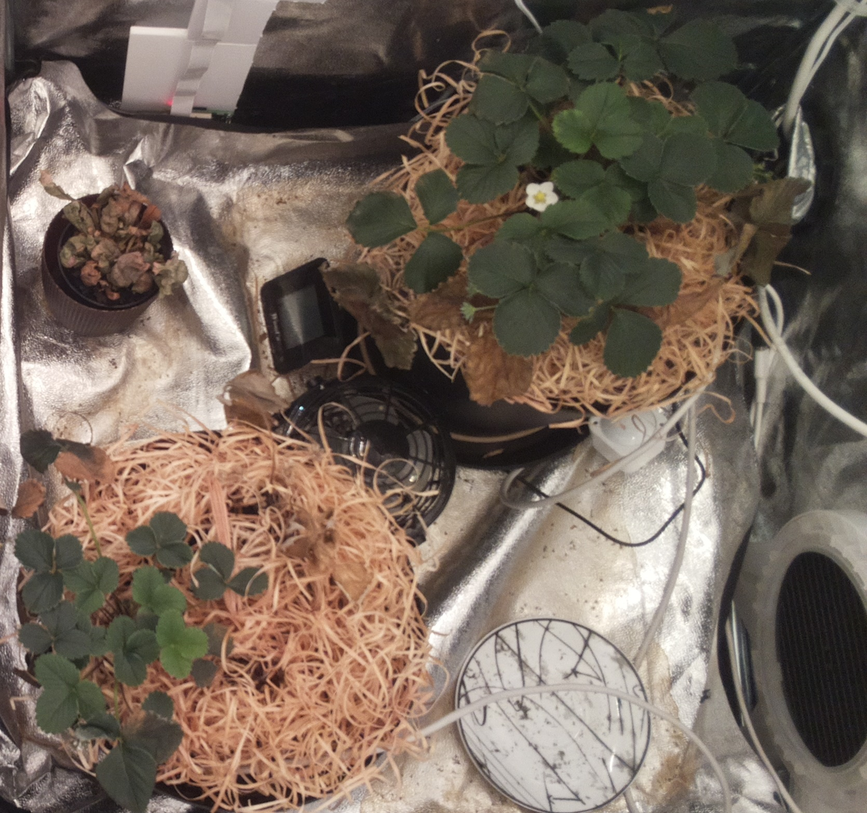
#> input picture machine_learning/test.png, 867 x 813 px, shrunk from 1670 x 1566 before the run
$ python count_leaves_4.py
#> lines starting #> are read from the running program, lines starting #| are printed output that depends on the picture; after the words box and inside, x2 and y2 are one past the last pixel; in counts of white or black regions, pixels touching at a corner belong together
#> in count_leaves, image is the input picture: PIL image 867x813 RGB; mean R, G, B 117.6, 103.3, 91.7
import cv2
import numpy as np
from PIL import Image
import matplotlib.pyplot as plt

def crop_image(image, crop_width):
#> called with crop_width = 100
    height, width = image.shape[:2]
#> height = 813; width = 867
    cropped_image = image[:, :width - crop_width, :]
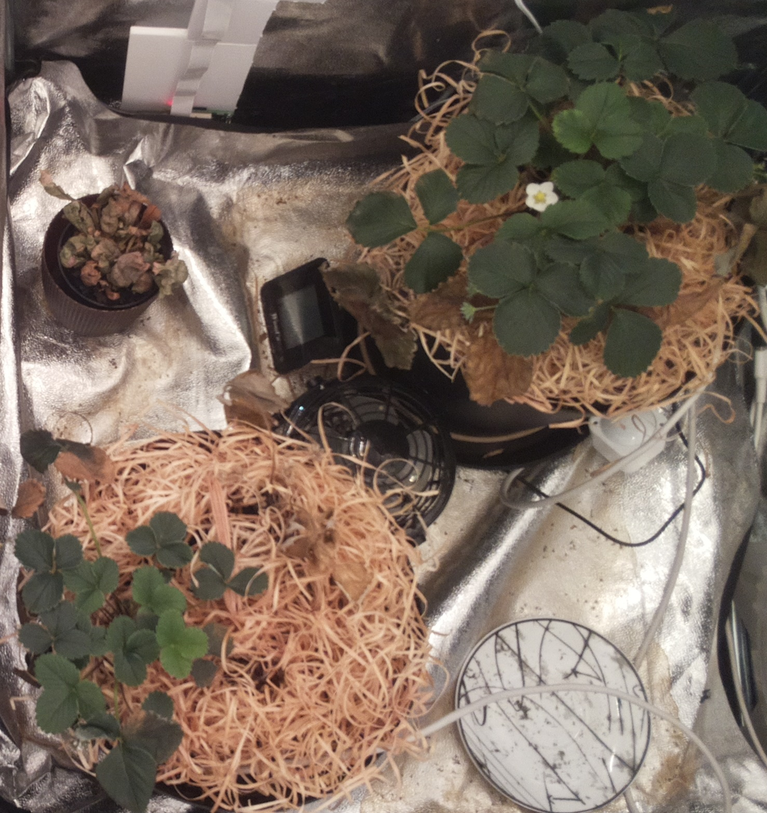
#> cropped_image: shape (813, 767, 3); mean R, G, B 123.4, 107.5, 95.2
    return cropped_image

def adjust_brightness(image, factor=1.3):
    # Convert the image to HSV
#> called with factor = 1.2
    hsv_image = cv2.cvtColor(image, cv2.COLOR_BGR2HSV)
#> hsv_image: shape (813, 767, 3); mean H, S, V 105.1, 61.2, 124.1

    # Multiply the value channel by the brightness factor
    hsv_image[:, :, 2] = np.clip(hsv_image[:, :, 2] * factor, 0, 255).astype(np.uint8)
#> hsv_image: shape (813, 767, 3); mean H, S, V 105.1, 61.2, 147.1

    # Convert the image back to BGR
    adjusted_image = cv2.cvtColor(hsv_image, cv2.COLOR_HSV2BGR)
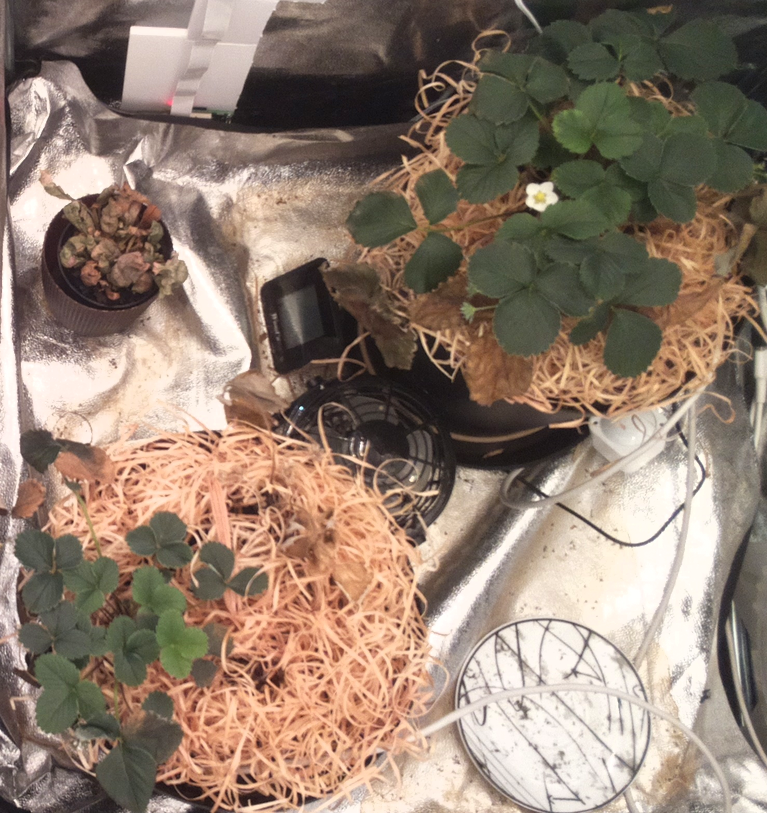
#> adjusted_image: shape (813, 767, 3); mean R, G, B 146.1, 126.9, 112.1

    return adjusted_image

def count_leaves(image_path):
    # Load the image
    image = Image.open(image_path)
    image_np = np.array(image)

    # Crop the image by 100 pixels on the right side
    cropped_image = crop_image(image_np, crop_width=100)

    # Adjust the brightness of the cropped image
    brighter_image = adjust_brightness(cropped_image, factor=1.2)

    # Convert the brighter image from RGBA to BGR (OpenCV format)
    image_bgr = cv2.cvtColor(brighter_image, cv2.COLOR_RGBA2BGR)

    # Convert the image to HSV and threshold to get green colors
    lower_green = np.array([20, 20, 20])
    upper_green = np.array([90, 255, 255])
    image_hsv = cv2.cvtColor(image_bgr, cv2.COLOR_BGR2HSV)
#> image_hsv: shape (813, 767, 3); mean H, S, V 25.1, 62.3, 147.1
    mask = cv2.inRange(image_hsv, lower_green, upper_green)
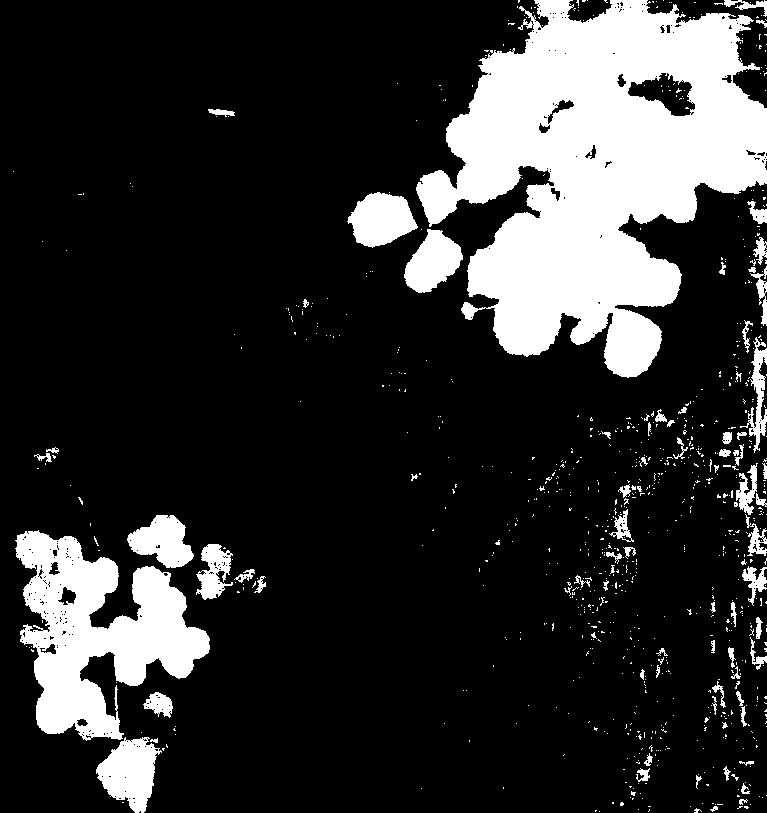
#> mask: shape (813, 767); 18.9% white; 875 white regions (799 under 20 px), largest, box (x1, y1, x2, y2) and area: (416, 0, 767, 378) 75921, (15, 530, 210, 741) 20644, (96, 737, 162, 813) 3032

    # Apply morphological operations
    kernel = np.ones((7, 7), np.uint8)
    closing = cv2.morphologyEx(mask, cv2.MORPH_CLOSE, kernel, iterations=2)
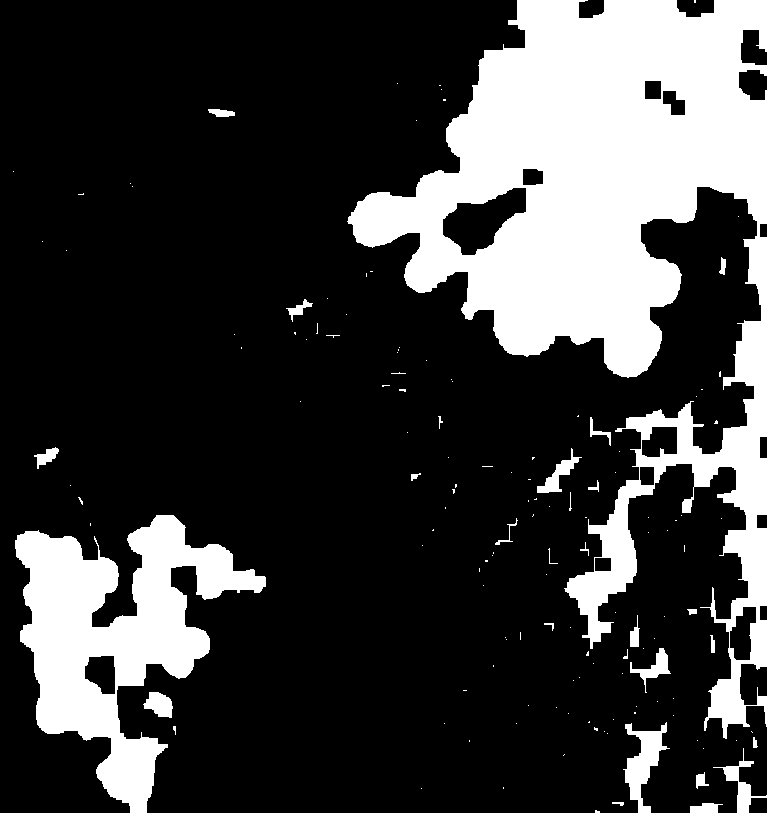
#> closing: shape (813, 767); 23.7% white; 140 white regions (112 under 20 px), largest, box (x1, y1, x2, y2) and area: (347, 0, 767, 739) 110672, (15, 515, 266, 813) 30748, (623, 722, 670, 813) 1735
    opening = cv2.morphologyEx(closing, cv2.MORPH_OPEN, kernel, iterations=2)
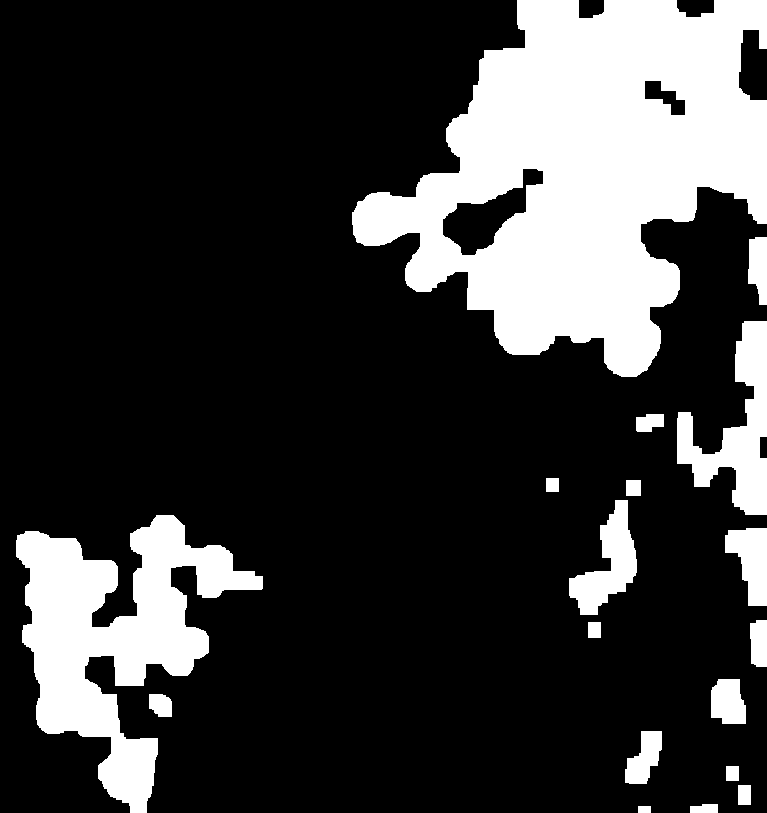
#> opening: shape (813, 767); 22.3% white; 18 white regions

    # Find contours
    contours, _ = cv2.findContours(opening, cv2.RETR_EXTERNAL, cv2.CHAIN_APPROX_SIMPLE)
#> contours = 18 contours; largest, box (x1, y1, x2, y2) and area: (352, 0, 767, 377) 92024, (16, 515, 263, 813) 29512, (677, 321, 767, 515) 7113, (569, 500, 637, 615) 3453, (725, 528, 767, 606) 2074

    # Filter contours based on area
    area_threshold = float(input("Enter green area threshold: "))
#> the answer given: 100
    filtered_contours = [cnt for cnt in contours if cv2.contourArea(cnt) > area_threshold]
#> filtered_contours = 17 contours; largest, box (x1, y1, x2, y2) and area: (352, 0, 767, 377) 92024, (16, 515, 263, 813) 29512, (677, 321, 767, 515) 7113, (569, 500, 637, 615) 3453, (725, 528, 767, 606) 2074

    # Draw contours on the original image
    image_with_contours = image_bgr.copy()
    cv2.drawContours(image_with_contours, filtered_contours, -1, (0, 255, 0), 2)
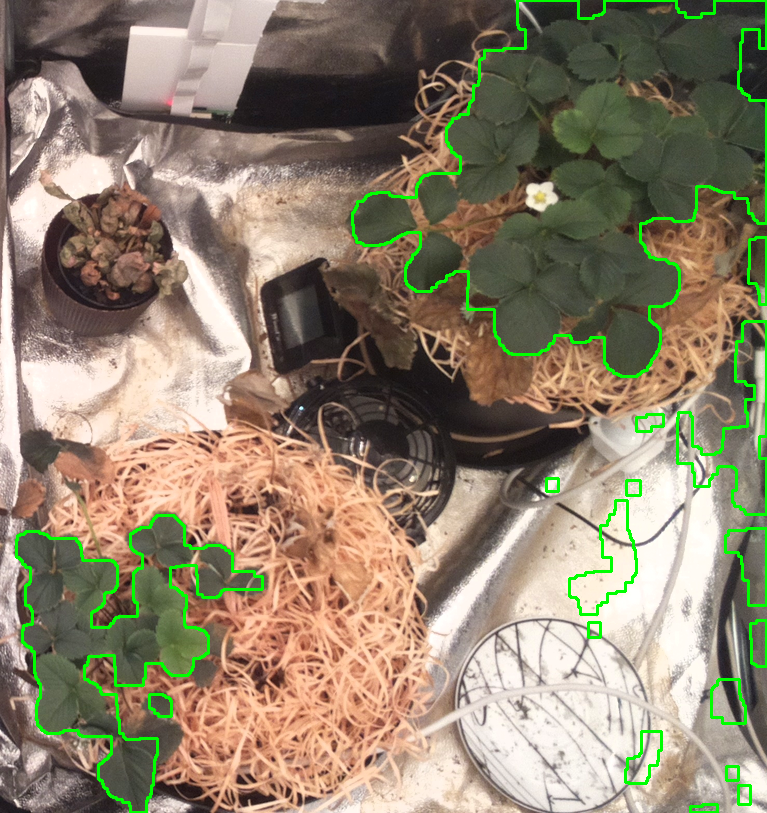
#> image_with_contours: shape (813, 767, 3); mean B, G, R 109.3, 130.9, 142.6

    # Convert the result back to RGB
    image_with_contours_rgb = cv2.cvtColor(image_with_contours, cv2.COLOR_BGR2RGB)

    # Calculate total pixel count inside selected areas
    total_pixel_count = sum(cv2.contourArea(cnt) for cnt in filtered_contours)
#> total_pixel_count = 140134
    print("Total pixel count inside selected areas:", total_pixel_count)
#| Total pixel count inside selected areas: 140134.0

    # Display the result
    plt.imshow(image_with_contours_rgb)
    plt.title('Contours After Filtering')
    plt.axis('off')
    plt.show()

    # Return the number of leaves
    return len(filtered_contours)

# Specify the path to your image
image_path = "test.png"

# Count the leaves
num_leaves = count_leaves(image_path)
#> num_leaves = 17
print("Number of leaves detected:", num_leaves)
#| Number of leaves detected: 17
